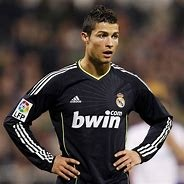
//> input picture CPE-321/number_4/ronaldo.jpg, 184 x 184 px
$ ./face_detection   (built with g++ and OpenCV 4)
//> lines starting //> are read from the running program, lines starting //| are printed output that depends on the picture; after the words box and inside, x2 and y2 are one past the last pixel; in counts of white or black regions, pixels touching at a corner belong together
#include <opencv2/opencv.hpp>
#include <iostream>

int main() {
    // Load the pre-trained cascade classifier for face detection
    cv::CascadeClassifier faceCascade;
    faceCascade.load("/usr/share/opencv4/haarcascades/haarcascade_frontalface_alt.xml");


    // Load the image
    cv::Mat image = cv::imread("ronaldo.jpg");
//> image is the input picture: 184 rows x 184 cols, CV_8UC3; mean B, G, R 67.3, 71.4, 82.3

    // Convert the image to grayscale
    cv::Mat gray;
    cv::cvtColor(image, gray, cv::COLOR_BGR2GRAY);
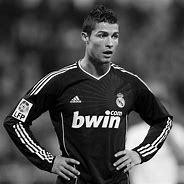
//> gray: 184 rows x 184 cols, CV_8UC1; min 0, max 255, mean 74.2

    // Detect faces in the image
    std::vector<cv::Rect> faces;
    faceCascade.detectMultiScale(gray, faces);
//> faces = 1 Rect (x, y, width, height): [88, 18, 43, 43]

    // Draw rectangles around detected faces
    for (const auto& face : faces) {
        cv::rectangle(image, face, cv::Scalar(255, 0, 0), 2);
    }
//> this loop made 1 pass
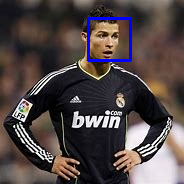
//> image: 184 rows x 184 cols, CV_8UC3; 1.48% of pixels changed, all inside (x1, y1, x2, y2) = (87, 17, 132, 62)

    // Save the image with detected faces to a file
    cv::imwrite("output_with_faces.jpg", image);

    return 0;
}
